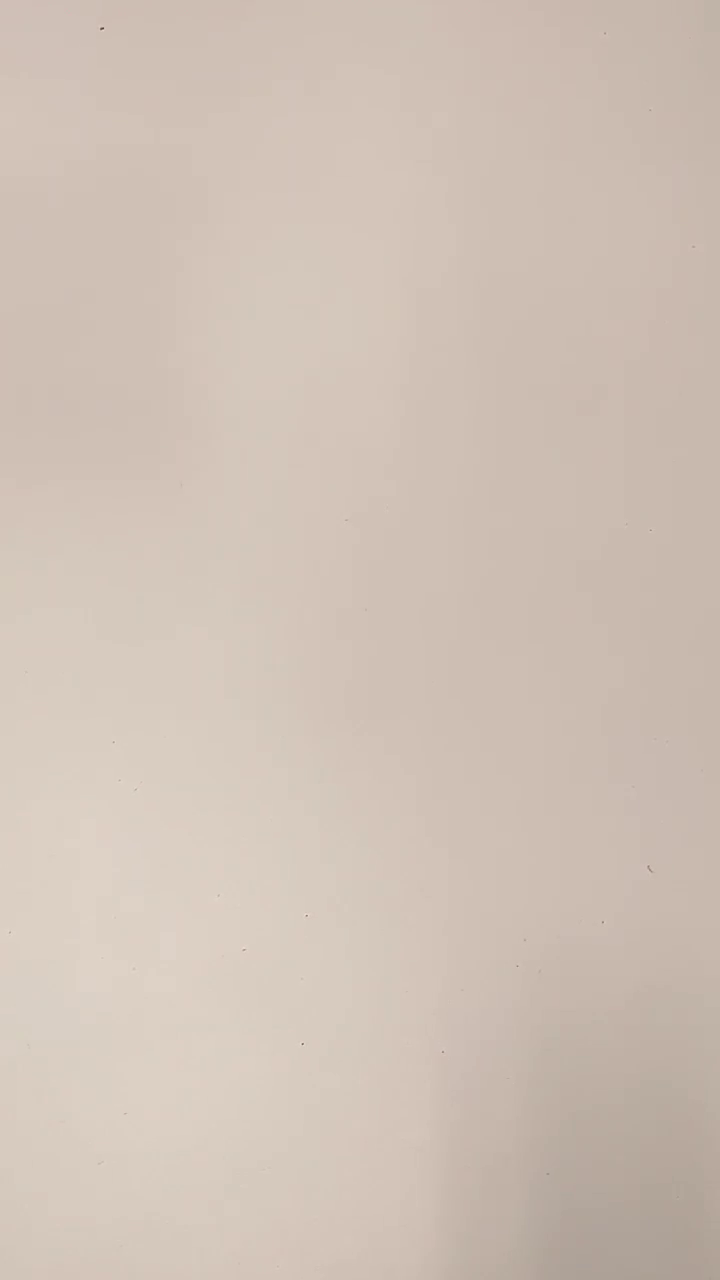
#> input picture frame 27 of vid2.mp4, 720 x 1280 px
$ jupyter execute sledzenie.ipynb
#> lines starting #> are read from the running program, lines starting #| are printed output that depends on the picture; after the words box and inside, x2 and y2 are one past the last pixel; in counts of white or black regions, pixels touching at a corner belong together
[cell 1]
import cv2 as cv
import matplotlib.pyplot as plt
import numpy as np
import time
import copy as cp

[cell 2]
# [15 lines left out: function draw_countur, not called in this run]

[cell 3]
def main():

    cap = cv.VideoCapture("vid2.mp4")                                        # Pobieranie obrazu z pliku bądź kamery
    if not cap.isOpened():
        print("Cannot open camera")
        exit()
    else:
        iter = 0
        lst_bound = []                                                          # Lista przechowująca ramki obrazu do wyznaczania histogramu
        lst_mask = []                                                           # Liczta zawierające maskę binarną ramki do wyznaczenia histogramu
        size = (1200, 720)                                                      # Wymiar ramki przetwarzanego obrazu

        ret, frame = cap.read()                                                 # Pobieranie ramki obrazu
#> frame is the input picture: shape (1280, 720, 3); mean B, G, R 182.1, 193.3, 207.4
        if not ret:                                                             # Sprawdzania czy odczytano ramkę obrazu poprawnie, jeżeli tak to ret == True
            print("Can't receive frame (stream end?). Exiting ...")
        else:
            # Pobieranie ramki z tłem
            base =cv.resize(frame,size)                                         # Tło o zminionym rozmiarze
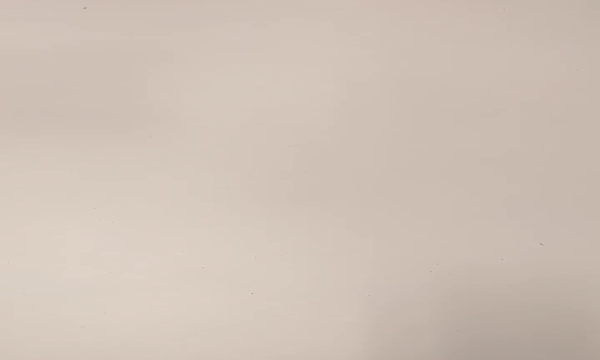
#> base: shape (720, 1200, 3) (shown at 1/2 size); mean B, G, R 182.1, 193.3, 207.4
            gray_base = cv.cvtColor(base, cv.COLOR_BGR2GRAY)                    # Konwersja do barw odcieni szarości

# --------------- Główna pętla programu ---------------------------------------
            while True:
                # Pobieranie obecnie przetwarzanej ramki obrazu
                ret, frame = cap.read()
                if not ret:                                                     # Sprawdzania czy odczytano ramkę obrazu poprawnie, jeżeli tak to ret == True
                    print("Can't receive frame (stream end?). Exiting ...")
                    break
                # Zmiana rozmiaru ramki obrazu oraz konwersja to barw w skali szarości
                frame =cv.resize(frame, size)
#> frame: shape (720, 1200, 3)
                gray_frame = cv.cvtColor(frame, cv.COLOR_BGR2GRAY)

                # Różnica obrazu obecnie przetwarzanego z tłem oraz binaryzacja
                # diff = cv.subtract(gray_frame, gray_base)
                threshold = 150
                binary = np.uint8(gray_frame < threshold) * 255
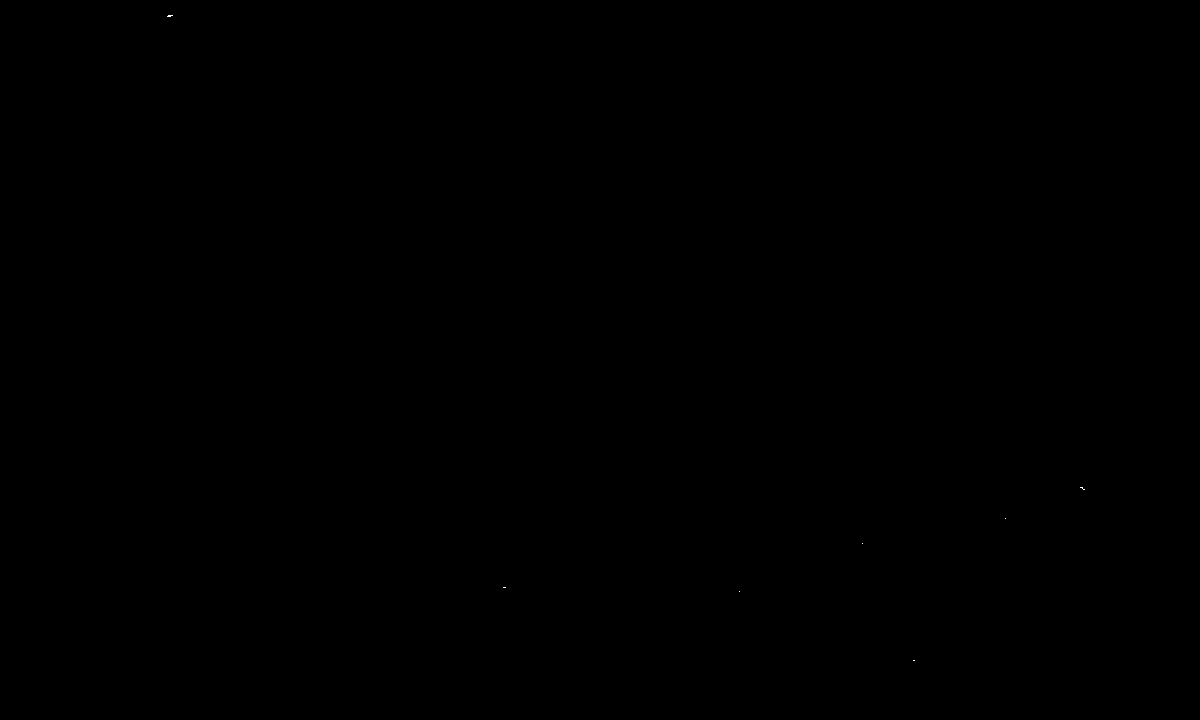
#> binary: shape (720, 1200); 0% white in thin lines or dots, all inside (x1, y1, x2, y2) = (167, 15, 1085, 661)

                # Operacje morfologiczne - dylatacja i erozja
                kernel = np.ones((5, 5), np.uint8)
                dilated_mask = cv.dilate(binary, kernel, iterations=3)
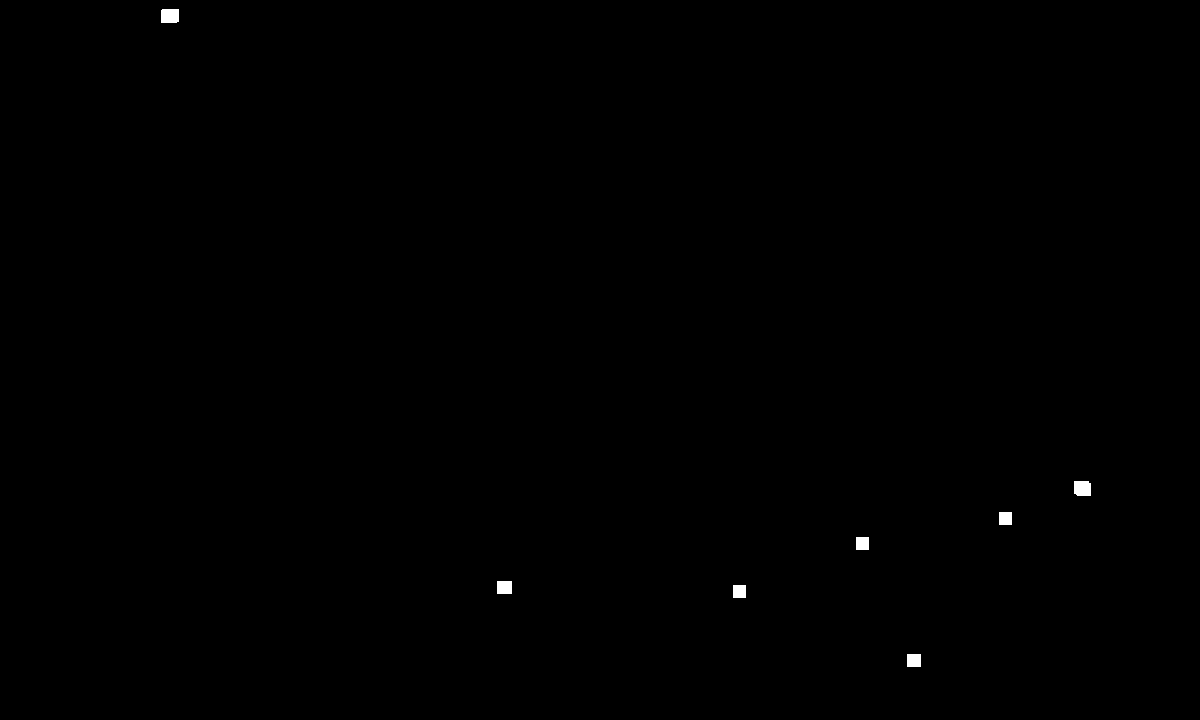
#> dilated_mask: shape (720, 1200); 0.16% white; 7 white regions, largest, box (x1, y1, x2, y2) and area: (161, 9, 179, 23) 249, (1074, 481, 1091, 496) 246, (497, 581, 512, 594) 195
                mask = cv.erode(dilated_mask, kernel, iterations=4)
#> mask: shape (720, 1200); every value is 0

                # Klasyfikator do wykrywania obiektu pojawiającego się na obrazie
                SAD_classificator = np.sum(mask) /(size[0]*size[1])
#> SAD_classificator = 0

                # Wyświetlanie wartości klasyfikatora aby dobrać odpowiedni próg:
                # print(f'SAD value: {SAD_classificator}')

                # Decyzja o momencie wyliczania histogramów - czyli obiekt pojawił się na obrazie - decyduje o tym SAD
                if SAD_classificator > 20:
                    # TO DO: Wyliczenie histogramu, porównanie i klasyfikacja obiektu, komunikacja
                    iter += 1
                    if iter <= 10:
                        lst_bound.append(cp.copy(frame))
                        lst_mask.append(cp.copy(mask))

                # Próbne wyświetlanie obrazu:
                # cv.imshow('BINARY', mask)

                # Rysowanie boundingboxów na obrazie:
                # draw_countur(mask, frame)

                # Zakończenie działania programu:
                if cv.waitKey(1) == ord('q'):
#> (key q is pressed here)
                    break

                # Do odczytywania video z pliku, jeśli z kamery to zakomentować linijkę poniżej
                time.sleep(0.03)

# --------------- Koniec głównej pętli programu -------------------------------

        # Niszczenie okien do wyświetlania obrazu oraz jego pobierania
        cv.waitKey(0)
        cv.destroyAllWindows()


    # Wyświetlanie zgromadzonych zdjęć do przetwarzania i wylicznia histogramu:
    plt.figure(figsize=(12,16))
    for i in range(len(lst_bound)):
        plt.subplot(5, 2, i+1)
        if i % 2 == 0:
            plt.imshow(lst_bound[i])
            plt.title('Ramka orginalna')
        else:
            plt.imshow(lst_mask[i-1], cmap='gray')
            plt.title("Maska")
    plt.show()
main()

$ run again, starting later in the video
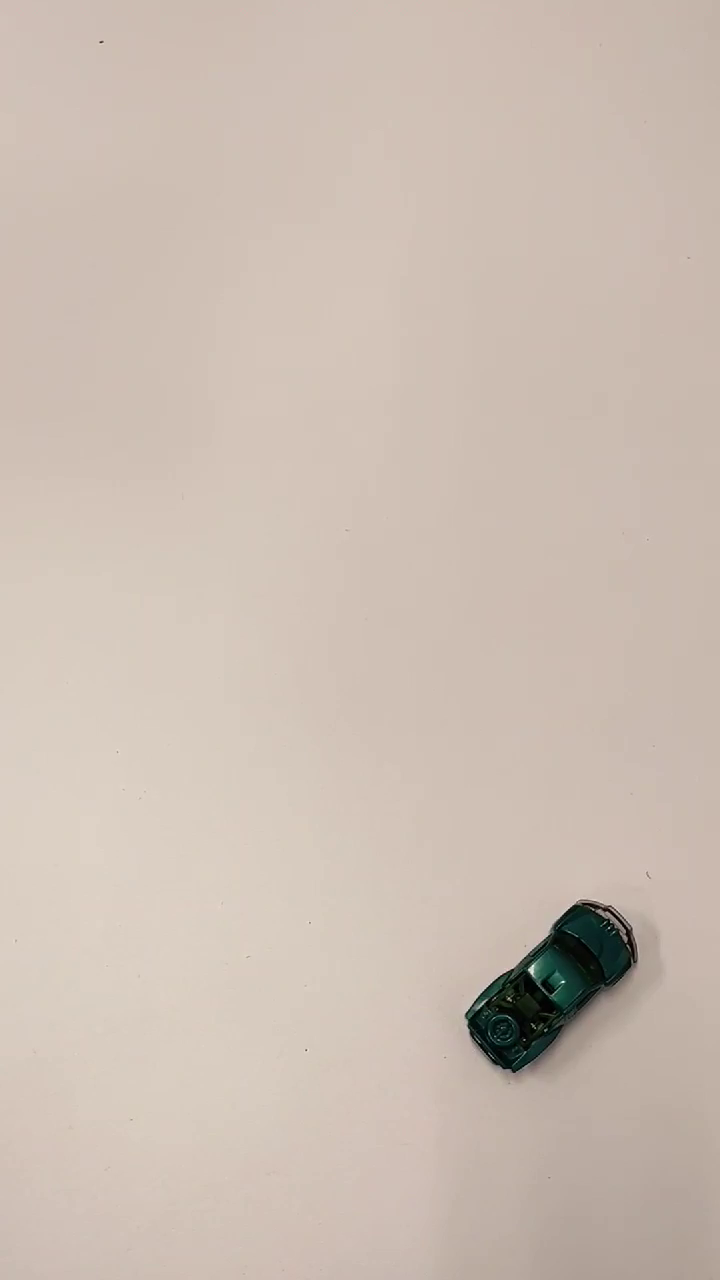
#> input picture frame 121 of vid2.mp4, 720 x 1280 px
#> in main, frame is the input picture: shape (1280, 720, 3); mean B, G, R 178.6, 189.4, 203.4
#> frame: shape (720, 1200, 3)
#> in main, `binary = np.uint8(gray_frame < threshold) * 255`:
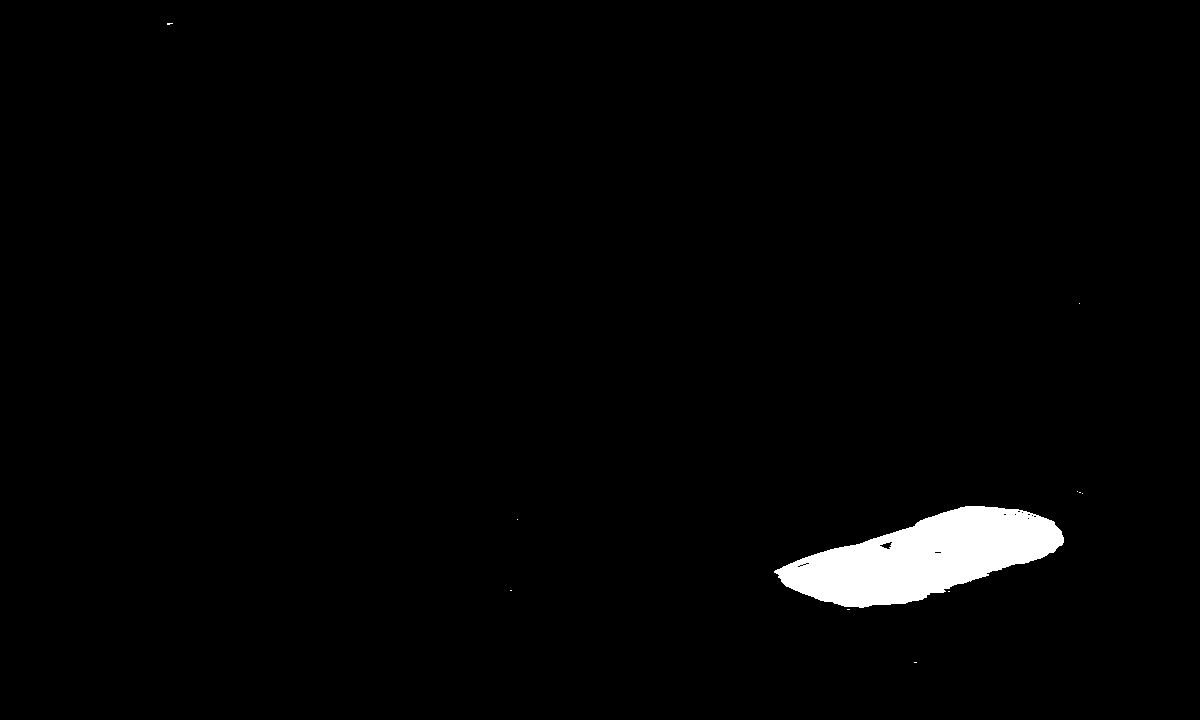
#> binary: shape (720, 1200); 1.9% white; 11 white regions (10 under 20 px), largest, box (x1, y1, x2, y2) and area: (774, 506, 1064, 608) 16580
#> dilated_mask: shape (720, 1200); 2.6% white; 7 white regions, largest, box (x1, y1, x2, y2) and area: (768, 500, 1070, 616) 21560, (1071, 485, 1089, 500) 256, (161, 17, 179, 31) 249
#> in main, `mask = cv.erode(dilated_mask, kernel, iterations=4)`:
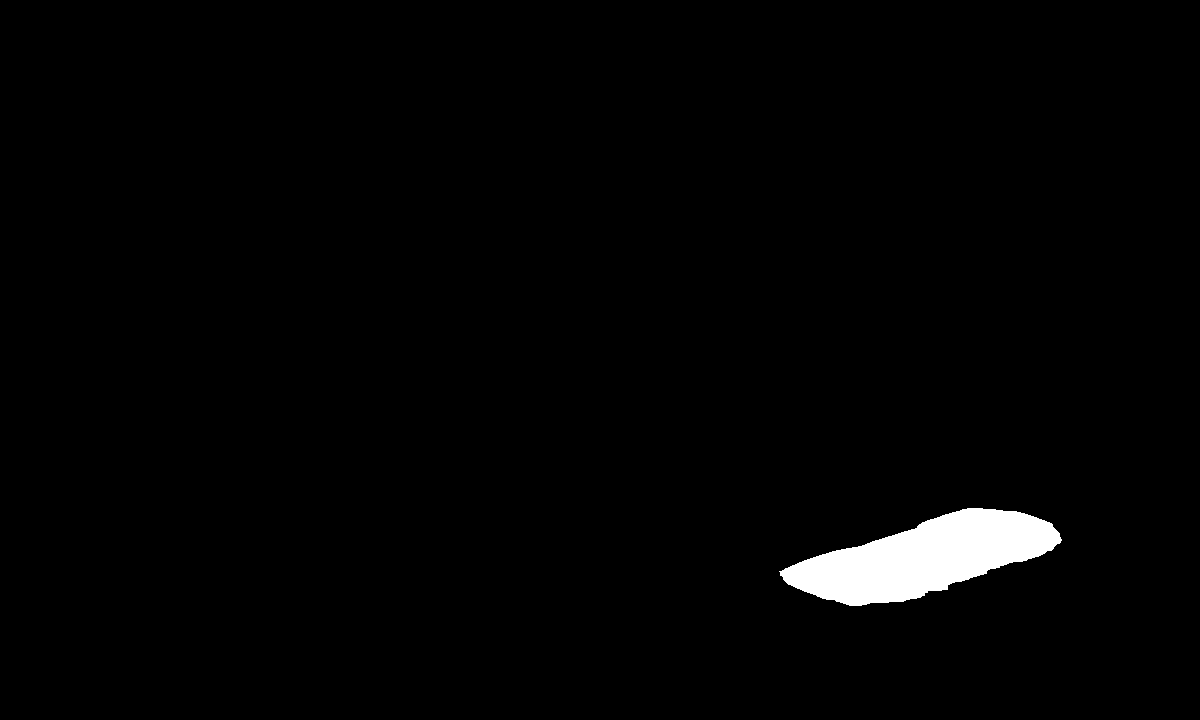
#> mask: shape (720, 1200); 1.8% white; 1 white region, box (x1, y1, x2, y2) and area: (779, 508, 1062, 606) 15133
#> SAD_classificator = 4.47

$ run again, starting later in the video
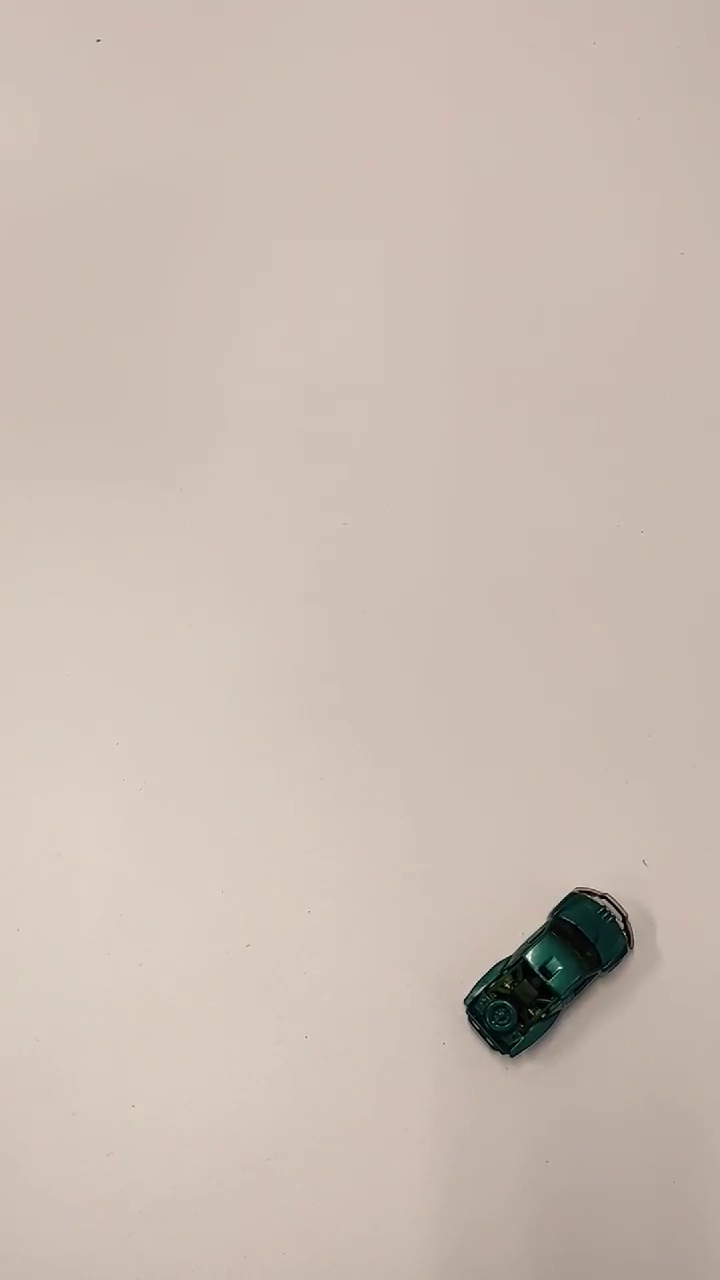
#> input picture frame 216 of vid2.mp4, 720 x 1280 px
#> in main, frame is the input picture: shape (1280, 720, 3); mean B, G, R 177.9, 188.7, 202.9
#> frame: shape (720, 1200, 3)
#> in main, `binary = np.uint8(gray_frame < threshold) * 255`:
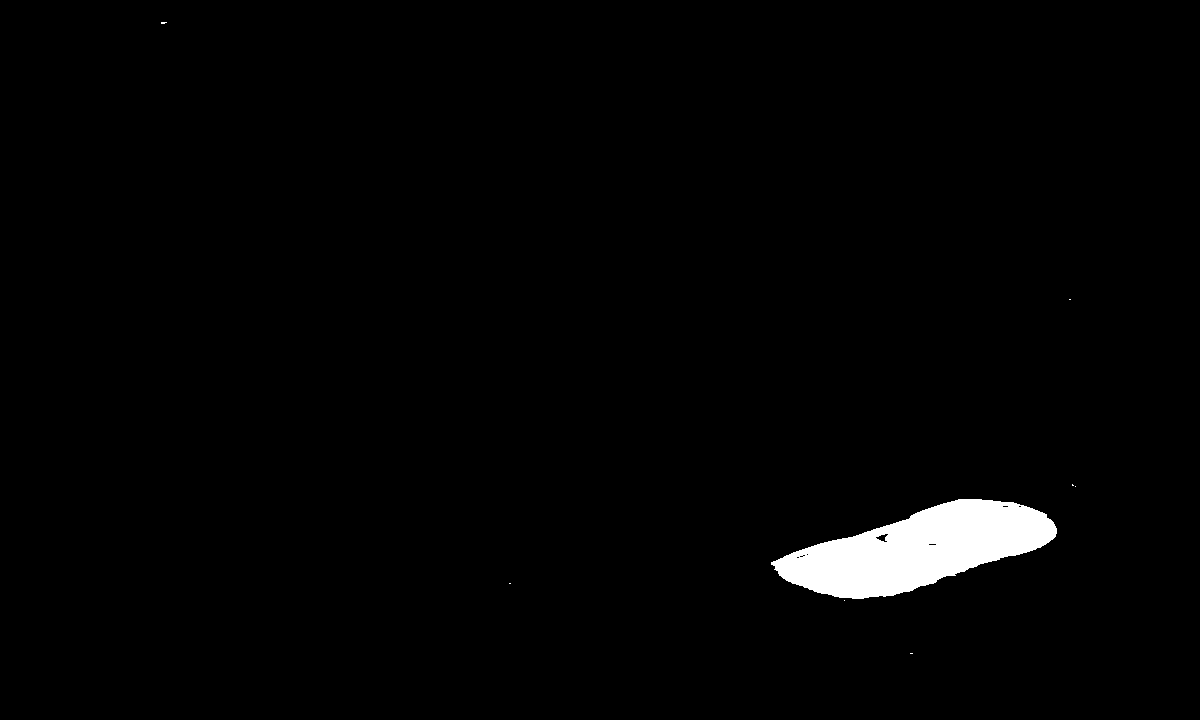
#> binary: shape (720, 1200); 1.9% white; 8 white regions (7 under 20 px), largest, box (x1, y1, x2, y2) and area: (771, 499, 1057, 599) 15988
#> dilated_mask: shape (720, 1200); 2.5% white; 6 white regions, box (x1, y1, x2, y2) and area: (765, 493, 1063, 607) 20874, (155, 16, 173, 30) 250, (1066, 478, 1082, 493) 232, (904, 647, 919, 660) 195, (1063, 293, 1077, 306) 182, (503, 577, 517, 590) 182
#> in main, `mask = cv.erode(dilated_mask, kernel, iterations=4)`:
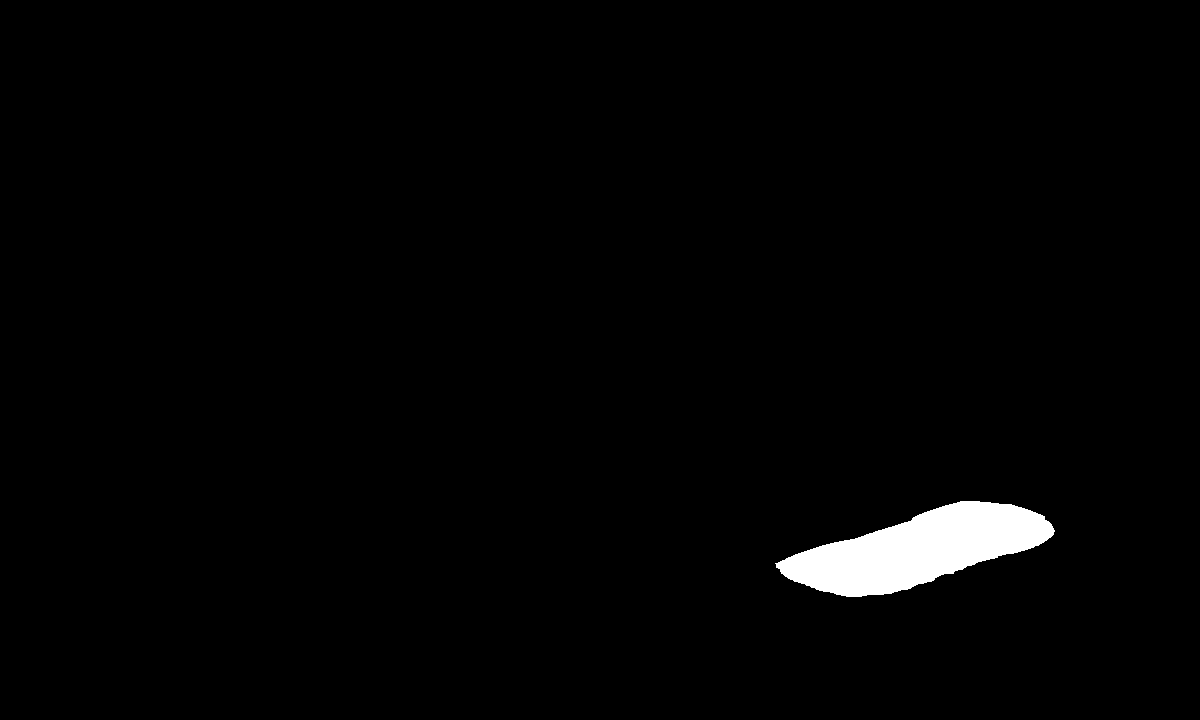
#> mask: shape (720, 1200); 1.7% white; 1 white region, box (x1, y1, x2, y2) and area: (775, 501, 1055, 597) 14546
#> SAD_classificator = 4.29
